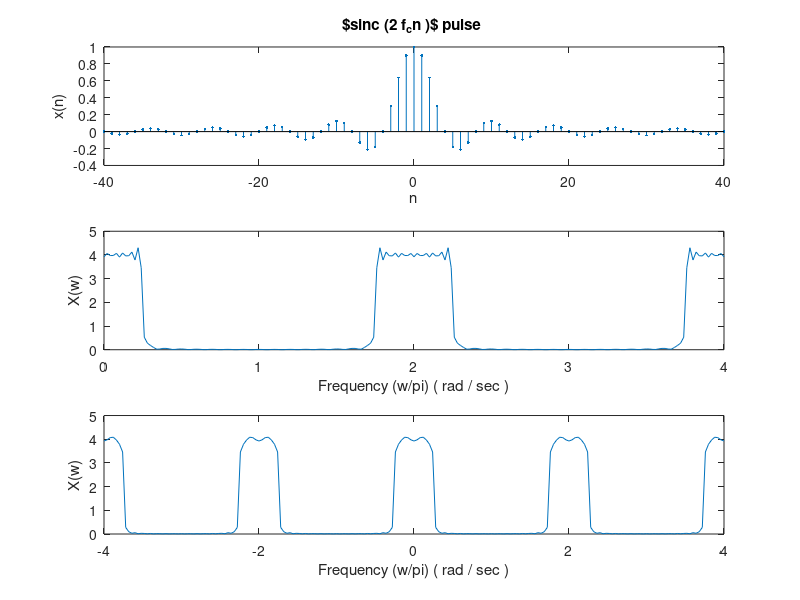

This chart was generated by the following MATLAB code:
clc; clear; close all;
format compact;

f_c = 1/8; % DEFINING FREQUENCY VARIABLE FOR SINC PULSE
n = -40:40; % DEFINING THE INDEX FOR SINC PULSE
x = sinc (2* f_c*n); % Generating sinc pulse

figure (1) ; subplot (311)
stem (n, x, '.'); xlabel ('n'), ylabel ('x(n)');
title ('$sinc (2 f_cn )$ pulse ');

M =201; % NUMBER OF POINTS IN DIGITAL FREQUENCY GRID
w_list = {[0 ,2] ,[ -2 ,2]};
for i = 1: length ( w_list )
    w= linspace (2*pi* w_list {i }(1) , 2*pi* w_list {i }(2) , M); % DEFINING THE -DIGITAL FREQUENCY GRID
    dw = w(2) -w(1) ; % RESOLUTION OF DIGITAL FREQUENCY
    X= zeros (1,M); % INITIALIZING THE DTFT OF x(n)
    for i1 =1: M
        for i2 =1: length (x)
            X(i1)=X(i1)+x(i2)*exp (-1i*w(i1)*n(i2));
        end
    end
    figure (1); subplot (3 ,1,i+1) ; plot (w/pi , abs (X));
    xlabel ('Frequency (w/pi) ( rad / sec )'), ylabel ('X(w)');
    
end